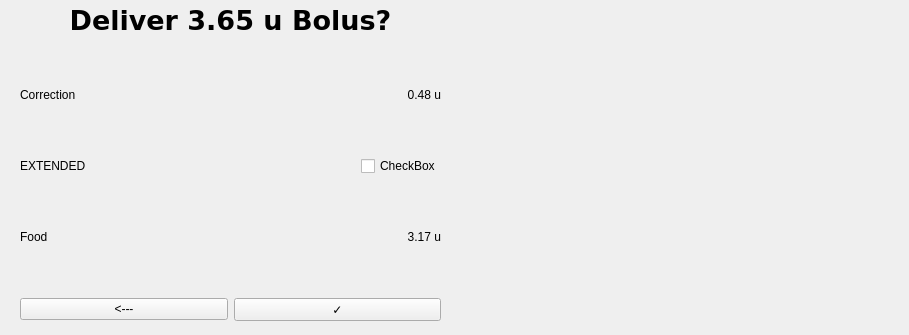
<?xml version="1.0" encoding="UTF-8"?>
<ui version="4.0">
 <class>FinalDeliveryScreen</class>
 <widget class="QWidget" name="FinalDeliveryScreen">
  <property name="geometry">
   <rect>
    <x>0</x>
    <y>0</y>
    <width>909</width>
    <height>335</height>
   </rect>
  </property>
  <property name="windowTitle">
   <string>Form</string>
  </property>
  <widget class="QLabel" name="labelTitle">
   <property name="geometry">
    <rect>
     <x>0</x>
     <y>10</y>
     <width>461</width>
     <height>20</height>
    </rect>
   </property>
   <property name="font">
    <font>
     <family>DejaVu Sans</family>
     <pointsize>20</pointsize>
     <weight>75</weight>
     <bold>true</bold>
    </font>
   </property>
   <property name="text">
    <string>Deliver 3.65 u Bolus?</string>
   </property>
   <property name="alignment">
    <set>Qt::AlignCenter</set>
   </property>
  </widget>
  <widget class="QWidget" name="gridLayoutWidget">
   <property name="geometry">
    <rect>
     <x>0</x>
     <y>40</y>
     <width>461</width>
     <height>281</height>
    </rect>
   </property>
   <layout class="QGridLayout" name="gridLayout">
    <item row="2" column="2">
     <widget class="QLabel" name="valueFood">
      <property name="text">
       <string>3.17 u</string>
      </property>
      <property name="alignment">
       <set>Qt::AlignRight|Qt::AlignTrailing|Qt::AlignVCenter</set>
      </property>
     </widget>
    </item>
    <item row="3" column="2">
     <widget class="QPushButton" name="confirmButton">
      <property name="text">
       <string>✓</string>
      </property>
     </widget>
    </item>
    <item row="0" column="1">
     <widget class="QLabel" name="labelCorrection">
      <property name="text">
       <string>Correction</string>
      </property>
     </widget>
    </item>
    <item row="1" column="2" alignment="Qt::AlignRight">
     <widget class="QCheckBox" name="toggleExtended">
      <property name="layoutDirection">
       <enum>Qt::LeftToRight</enum>
      </property>
      <property name="text">
       <string>CheckBox</string>
      </property>
      <property name="autoExclusive">
       <bool>false</bool>
      </property>
      <property name="tristate">
       <bool>false</bool>
      </property>
     </widget>
    </item>
    <item row="0" column="2">
     <widget class="QLabel" name="valueCorrection">
      <property name="text">
       <string>0.48 u</string>
      </property>
      <property name="alignment">
       <set>Qt::AlignRight|Qt::AlignTrailing|Qt::AlignVCenter</set>
      </property>
     </widget>
    </item>
    <item row="3" column="1">
     <widget class="QPushButton" name="backButton">
      <property name="text">
       <string>&lt;---</string>
      </property>
     </widget>
    </item>
    <item row="2" column="1">
     <widget class="QLabel" name="labelFood">
      <property name="text">
       <string>Food</string>
      </property>
     </widget>
    </item>
    <item row="1" column="1">
     <widget class="QLabel" name="labelExtended">
      <property name="text">
       <string>EXTENDED</string>
      </property>
     </widget>
    </item>
    <item row="0" column="3" rowspan="4">
     <spacer name="verticalSpacer_2">
      <property name="orientation">
       <enum>Qt::Vertical</enum>
      </property>
      <property name="sizeHint" stdset="0">
       <size>
        <width>20</width>
        <height>40</height>
       </size>
      </property>
     </spacer>
    </item>
    <item row="0" column="0" rowspan="4">
     <spacer name="verticalSpacer">
      <property name="orientation">
       <enum>Qt::Vertical</enum>
      </property>
      <property name="sizeHint" stdset="0">
       <size>
        <width>20</width>
        <height>40</height>
       </size>
      </property>
     </spacer>
    </item>
   </layout>
  </widget>
 </widget>
 <resources/>
 <connections/>
</ui>
